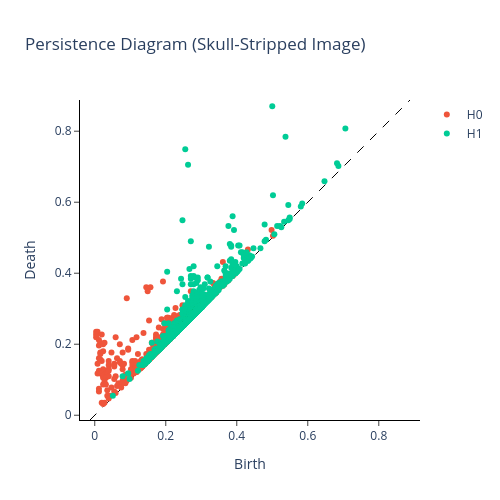

Notebook code for this chart:
### Markdown cell above
## Performing TDA
- We will obtain the cubical persistence diagram for the skull-stripped images.
- We will obtain the persistence landscape for the skull-stripped images.

### Code cell
# Convert to grayscale for TDA
gray = cv2.cvtColor(resized_skull, cv2.COLOR_RGB2GRAY)  # MATLAB gives RGB by default
gray_normalized = gray / 255.0  # Normalize to [0,1]

# Replace black background with mid-gray instead of NaN
gray_normalized[gray_normalized == 0] = 0.5

# Reshape for giotto-tda
X = gray_normalized[np.newaxis, :, :]

# Compute cubical persistence
cp = CubicalPersistence(homology_dimensions=(0, 1))
cp.fit(X)
diagrams = cp.fit_transform(X)

# Plot the persistence diagram
fig = cp.plot(diagrams, sample=0)
fig.update_layout(title="Persistence Diagram (Skull-Stripped Image)")
fig.show()

# Compute persistence landscape
pl = PersistenceLandscape(n_layers=5) 
landscapes_original = pl.fit_transform(diagrams)

# Plot the persistence landscape
plt.figure(figsize=(10, 6))
#for i in range(min(5, landscapes.shape[1])): 
plt.plot(landscapes_original[0, 1], label=f'Layer {1}')
plt.xlabel("Sample Points")
plt.title("Persistence Landscape")
plt.legend()
plt.show()

### Figure 1 — Plotly figure (JSON) as saved in the notebook; plotly's stock layout.template omitted (floating-point values rounded to 4 significant figures; data arrays with more than 128 entries replaced by an {"elided": "..."} marker saying what was removed)
{"data": [{"hoverinfo": "none", "line": {"color": "black", "dash": "dash", "width": 1}, "mode": "lines", "showlegend": false, "type": "scatter", "x": [-0.01341, 0.8879], "y": [-0.01341, 0.8879]}, {"hoverinfo": "text", "hovertext": {"elided": "963 str values"}, "mode": "markers", "name": "H0", "type": "scatter", "x": {"elided": "963 float values"}, "y": {"elided": "963 float values"}}, {"hoverinfo": "text", "hovertext": {"elided": "1120 str values"}, "mode": "markers", "name": "H1", "type": "scatter", "x": {"elided": "1120 float values"}, "y": {"elided": "1120 float values"}}], "layout": {"height": 500, "plot_bgcolor": "white", "title": {"text": "Persistence Diagram (Skull-Stripped Image)"}, "width": 500, "xaxis": {"autorange": false, "exponentformat": "e", "linecolor": "black", "linewidth": 1, "mirror": false, "range": [-0.01341, 0.8879], "showexponent": "all", "showline": true, "side": "bottom", "ticks": "outside", "title": {"text": "Birth"}, "type": "linear", "zeroline": true}, "yaxis": {"autorange": false, "exponentformat": "e", "linecolor": "black", "linewidth": 1, "mirror": false, "range": [-0.01341, 0.8879], "scaleanchor": "x", "scaleratio": 1, "showexponent": "all", "showline": true, "side": "left", "ticks": "outside", "title": {"text": "Death"}, "type": "linear", "zeroline": true}}}
